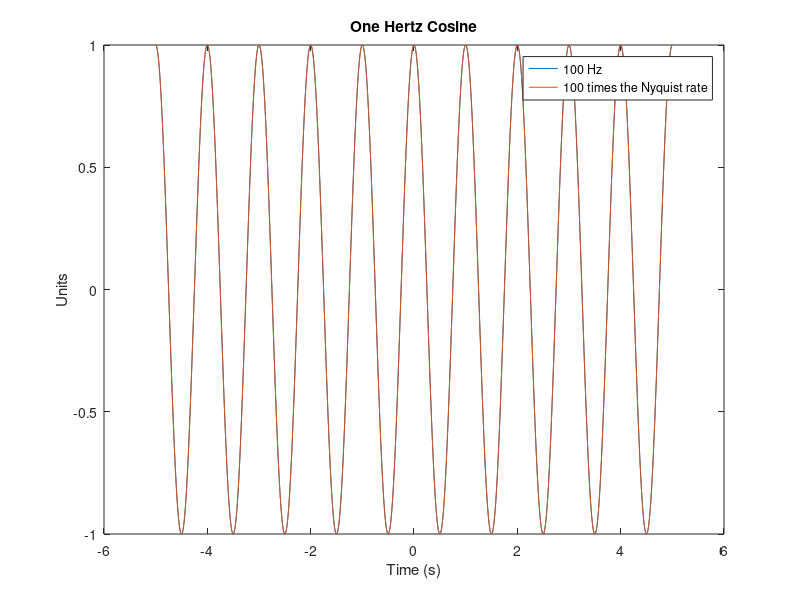
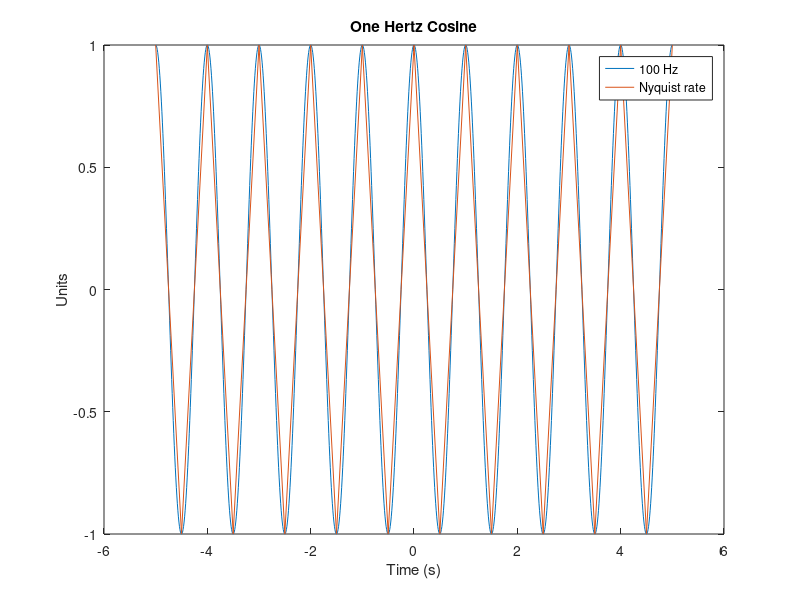
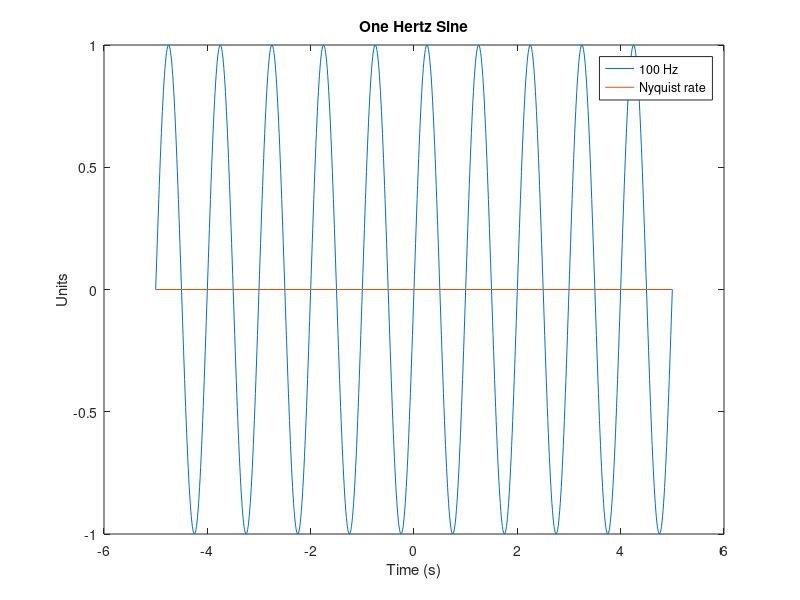
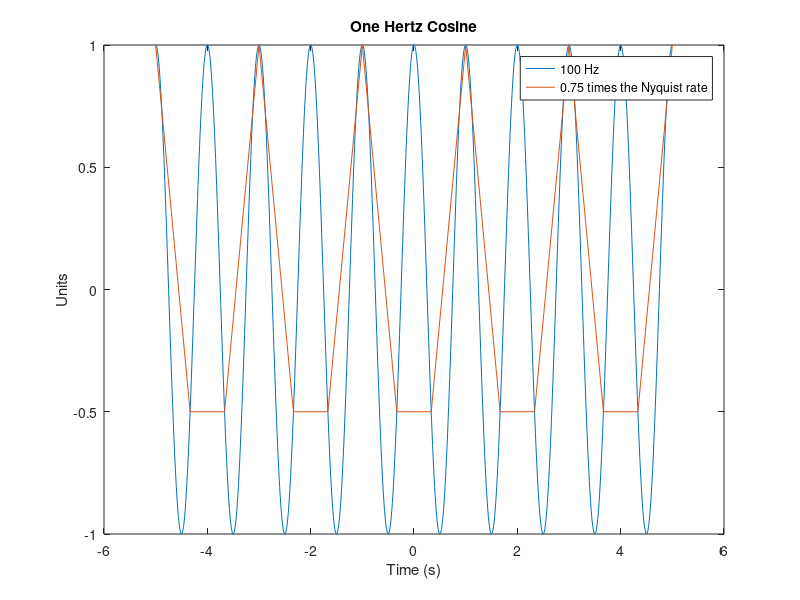

Write the MATLAB code that produced these figures, in order.
% 3.1.1
omega_s = 100;
nyquist = 2 * 1;

% part 1
t = -5:(1/omega_s):5;
sample_cos = cos(2*pi*t);

figure;
y1 = plot(t, sample_cos);
title('One Hertz Cosine')
hold on;

t = -5:(1/(100*nyquist)):5;
sample_cos = cos(2*pi*t);

y2 = plot(t, sample_cos);
xlabel('Time (s)');
ylabel('Units');
legend([y1; y2], '100 Hz', '100 times the Nyquist rate')
hold off;

% part 2

t = -5:(1/omega_s):5;
sample_cos = cos(2*pi*t);

figure;
y1 = plot(t, sample_cos);
title('One Hertz Cosine')
hold on;

t = -5:(1/nyquist):5;
sample_cos = cos(2*pi*t);

y2 = plot(t, sample_cos);
xlabel('Time (s)');
ylabel('Units');
legend([y1; y2], '100 Hz', 'Nyquist rate')
hold off;

% part 3

t = -5:(1/omega_s):5;
sample_cos = sin(2*pi*t);

figure;
y1 = plot(t, sample_cos);
title('One Hertz Sine')
hold on;

t = -5:(1/nyquist):5;
sample_cos = sin(2*pi*t);

y2 = plot(t, sample_cos);
xlabel('Time (s)');
ylabel('Units');
legend([y1; y2], '100 Hz', 'Nyquist rate')
hold off;


% part 4

t = -5:(1/omega_s):5;
sample_cos = cos(2*pi*t);

figure;
y1 = plot(t, sample_cos);
title('One Hertz Cosine')
hold on;

t = -5:(1/(0.75*nyquist)):5;
sample_cos = cos(2*pi*t);

y2 = plot(t, sample_cos);
xlabel('Time (s)');
ylabel('Units');
legend([y1; y2], '100 Hz', '0.75 times the Nyquist rate')
hold off;

% part 5

t = -5:(1/omega_s):5;
sample_cos = sin(2*pi*t);

figure;
y1 = plot(t, sample_cos);
title('One Hertz Sine')
hold on;

t = -5:(1/(0.75*nyquist)):5;
sample_cos = sin(2*pi*t);

y2 = plot(t, sample_cos);
xlabel('Time (s)');
ylabel('Units');
legend([y1; y2], '100 Hz', '0.75 times the Nyquist rate')
hold off;
